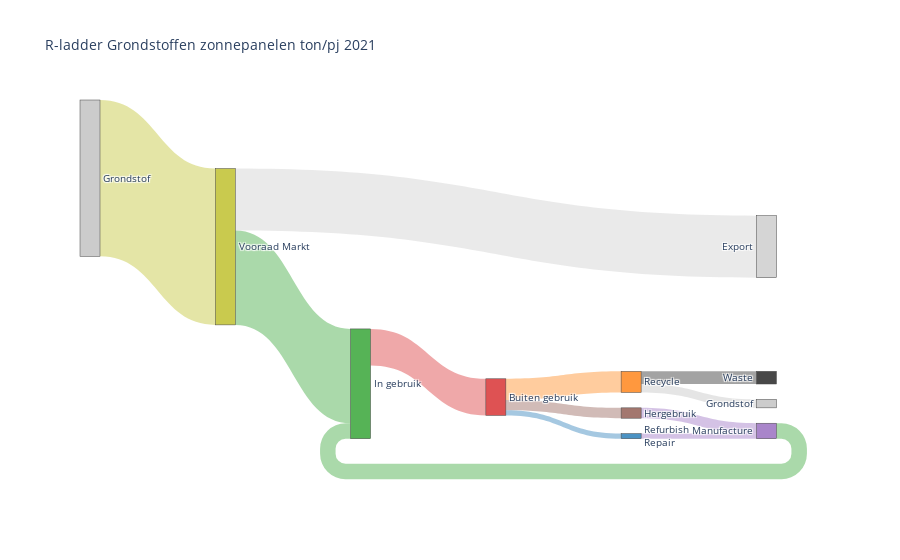

The notebook cell this image was saved under:
### Markdown cell above
# Diagram zonder interactie

Dit is een notebook om een non-interactieve grafiek te tonen van de materiaalstromen grondstoffen zonnepanelen. De huidige vorm van de grafiek is ter illustratie van een concept, de data is deels verzonnen. 

De grafiek is gebasseerd op [de R-ladder, zie deze plaat van het CBS onder 2.1.1](https://www.cbs.nl/nl-nl/longread/de-nederlandse-economie/2020/circulaire-economie-in-nederland/2-circulaire-economie-en-materiaalstromen). 

De meeste data komt uit [de rapportage 2021 van het WEEE register](https://www.nationaalweeeregister.nl/assets/uploads/PDF/2022/Rapportage%202021_V20220627.pdf). 

Als een gebruiker de muis op een stroom of knoop houdt, verschijnt er een zogenaamde hoverlabel, waar de hoeveelheid materiaal in tonnen per jaar wordt getoond en de bron van de data.

### Code cell
import plotly.graph_objects as go

nodes = [("Grondstof",'rgba(127, 127, 127, 0.4)'), #0
         ("Vooraad Markt",'rgba(188, 189, 34, 0.8)'), #1
         ("In gebruik",'rgba(44, 160, 44, 0.8)'), #2
         ("Buiten gebruik",'rgba(214, 39, 40, 0.8)'), #3
         ("Hergebruik",'rgba(140, 86, 75, 0.8)'), #4
         ("Refurbish<br>Repair",'rgba(31, 119, 180, 0.8)'), #5
         ("Recycle",'rgba(255, 127, 14, 0.8)'), #6
         ("Manufacture",'rgba(148, 103, 189, 0.8)'), #7
         ("Grondstof",'rgba(127, 127, 127, 0.4)'), #8
         ("Waste",'rgba(27, 27, 27, 0.8)'), #9
         ("Export",'rgba(150, 150, 150, 0.4)')] #10

links = [
            ( 0,  1,  243707 ), #https://www.nationaalweeeregister.nl/assets/uploads/PDF/2022/Rapportage%202021_V20220627.pdf
            ( 1,  2,  (243707 - 96698) ), #WEEE
            ( 2,  3,  404+200+493+330 ),
            ( 3,  4,  404 ), #WEEE
            ( 3,  5,  200 ), # zelf verzonnen
            ( 3,  6,  493+330 ), #WEEE
            ( 4,  7,  404 ), #WEEE
            ( 5,  7,  200 ), # zekf verzonnenDit 
            ( 6,  8,  330 ), #WEEE
            ( 6,  9,  493 ), #WEEE
            ( 7,  2,  404+200 ), #WEEE + zelf verzonnen 200 3->5
            ( 1,  10,  96698)]  #https://www.nationaalweeeregister.nl/assets/uploads/PDF/2022/Rapportage%202021_V20220627.pdf

def decrease_alpha(color):
    current_alpha = color.split(', ')[-1]
    current_alpha = float(current_alpha[:-1])
    new_alpha = current_alpha/2
    new_color = color.split(', ')[:-1]
    new_color.append('{:.1f})'.format(new_alpha))
    return ', '.join(new_color)

links = [(l[0],l[1],l[2],decrease_alpha(nodes[l[1]][1])) for l in links]

values = {0:243707}

for node in range(1,len(nodes)):
    values[node] = sum([l[2] for l in links if l[1]==node])
values[2] = 147009



fig = go.Figure(go.Sankey(
    valueformat = ".0f",
    valuesuffix = " ton",
    arrangement = "snap",
    orientation='h',
    node = {
        "label": [node[0] for node in nodes],
        "color": [node[1] for node in nodes],
        'pad':10,
        'customdata':[values[i] for i in range(len(nodes))],
        'hovertemplate':'De vooraad van %{label} is %{customdata} ton<br />Bron: <a href="https://plot.ly/">WEEE rapport</a><extra></extra>'},  # 10 Pixels
    link = {
        "source": [l[0] for l in links],
        "target": [l[1] for l in links],
        "value":  [l[2]/40 if l[0] in [0,1] else l[2] for l in links],
        'customdata':[l[2] for l in links],
        "color":  [l[3] for l in links],
        'hovertemplate':'Stroom van %{source.label}<br />'+
        'naar %{target.label}<br />is %{customdata} ton<br />Bron: <a href="https://plot.ly/">WEEE rapport</a><extra></extra>'}))
fig.update_layout(title_text="R-ladder Grondstoffen zonnepanelen ton/pj 2021", font_size=10)
fig.write_html("r_ladder_zonnepanelen_ton_pj_2021.html")
fig.show()

### Figure 1 — Plotly figure (JSON) as saved in the notebook; plotly's stock layout.template omitted (floating-point values rounded to 4 significant figures)
{"data": [{"arrangement": "snap", "link": {"color": ["rgba(188, 189, 34, 0.4)", "rgba(44, 160, 44, 0.4)", "rgba(214, 39, 40, 0.4)", "rgba(140, 86, 75, 0.4)", "rgba(31, 119, 180, 0.4)", "rgba(255, 127, 14, 0.4)", "rgba(148, 103, 189, 0.4)", "rgba(148, 103, 189, 0.4)", "rgba(127, 127, 127, 0.2)", "rgba(27, 27, 27, 0.4)", "rgba(44, 160, 44, 0.4)", "rgba(150, 150, 150, 0.2)"], "customdata": [243707, 147009, 1427, 404, 200, 823, 404, 200, 330, 493, 604, 96698], "hovertemplate": "Stroom van %{source.label}<br />naar %{target.label}<br />is %{customdata} ton<br />Bron: <a href=\"https://plot.ly/\">WEEE rapport</a><extra></extra>", "source": [0, 1, 2, 3, 3, 3, 4, 5, 6, 6, 7, 1], "target": [1, 2, 3, 4, 5, 6, 7, 7, 8, 9, 2, 10], "value": [6093.0, 3675.0, 1427, 404, 200, 823, 404, 200, 330, 493, 604, 2417.0]}, "node": {"color": ["rgba(127, 127, 127, 0.4)", "rgba(188, 189, 34, 0.8)", "rgba(44, 160, 44, 0.8)", "rgba(214, 39, 40, 0.8)", "rgba(140, 86, 75, 0.8)", "rgba(31, 119, 180, 0.8)", "rgba(255, 127, 14, 0.8)", "rgba(148, 103, 189, 0.8)", "rgba(127, 127, 127, 0.4)", "rgba(27, 27, 27, 0.8)", "rgba(150, 150, 150, 0.4)"], "customdata": [243707, 243707, 147009, 1427, 404, 200, 823, 604, 330, 493, 96698], "hovertemplate": "De vooraad van %{label} is %{customdata} ton<br />Bron: <a href=\"https://plot.ly/\">WEEE rapport</a><extra></extra>", "label": ["Grondstof", "Vooraad Markt", "In gebruik", "Buiten gebruik", "Hergebruik", "Refurbish<br>Repair", "Recycle", "Manufacture", "Grondstof", "Waste", "Export"], "pad": 10}, "orientation": "h", "type": "sankey", "valueformat": ".0f", "valuesuffix": " ton"}], "layout": {"font": {"size": 10}, "title": {"text": "R-ladder Grondstoffen zonnepanelen ton/pj 2021"}}}
